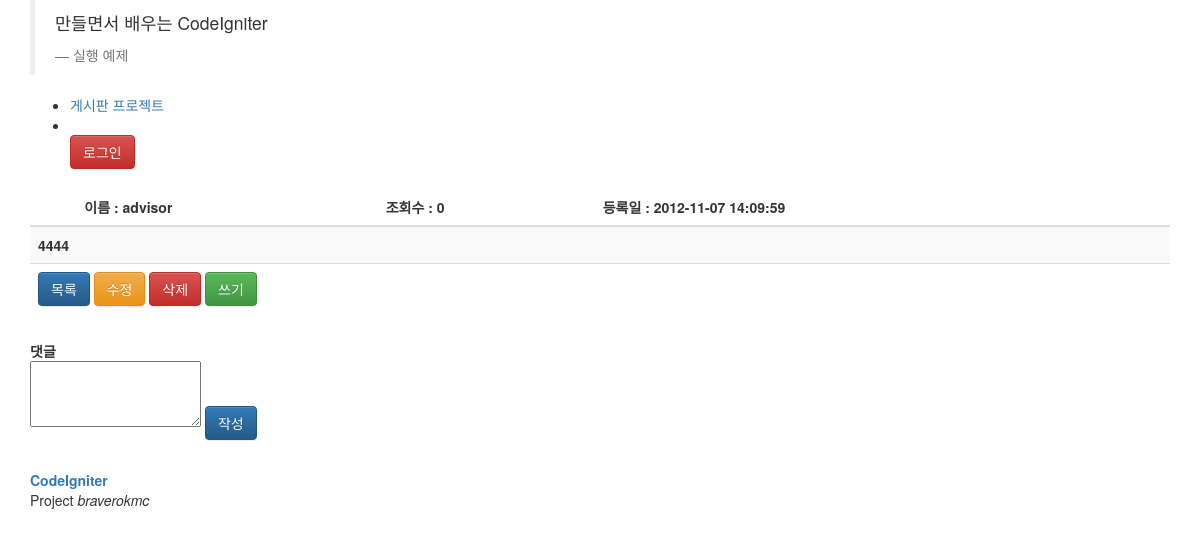
Screenshot of /board/view/25/ with the database file from the repository.
### tables this page shows
CREATE TABLE IF NOT EXISTS `ci_board` (
  `board_id` int(10) NOT NULL AUTO_INCREMENT,
  `board_pid` int(10) NOT NULL DEFAULT '0' COMMENT '원글번호',
  `user_id` varchar(20) NOT NULL COMMENT '작성자ID',
  `user_name` varchar(20) NOT NULL COMMENT '작성자이름',
  `subject` varchar(50) NOT NULL COMMENT '게시글제목',
  `contents` text NOT NULL COMMENT '게시글내용',
  `hits` int(10) NOT NULL DEFAULT '0' COMMENT '조회수',
  `reg_date` datetime NOT NULL COMMENT '등록일',
  PRIMARY KEY (`board_id`),
  KEY `board_pid` (`board_pid`)
);

### application/controllers/board.php (called while the page is built, shortened)
<?php defined('BASEPATH') OR exit('No direct script access allowed');
class Board extends CI_Controller {
	function __construct()
	{
		$this->load->model('board_m');
		$this->load->helper(array('url', 'date', 'form'));
	}
	public function _remap($method)
	{
		$this->load->view('header_v');
		if(method_exists($this, $method))
		{
			$this->{"{$method}"}();
		}
		$this->load->view('footer_v');
	}
	function view()
	{
		$data['views']=$this->board_m->get_view($this->uri->segment(3));
		$this->load->view('board/view_v', $data);
	}
}

### index.php (called while the page is built, shortened)
<?php
require_once BASEPATH.'core/CodeIgniter.php';

### application/models/board_m.php (called while the page is built, shortened)
<?php defined('BASEPATH') OR exit('No direct script access allowed');
class Board_m extends CI_Model
{
	function get_view($id)
	{
		$table="ci_board";
		$sql0="UPDATE ".$table." set hits = hits+1  where board_id =? ";
		$this->db->query($sql0, array($id));
		$sql=" Select * from ".$table." where board_id = ? ";
		$query=$this->db->query($sql, array($id));
		$result =$query->row();
		return $result;
	}
}

### application/views/board/view_v.php (the view, shortened to what this page needs)
	<article id="board_area">
		<table cellspacing="0" cellpadding="0" class="table table-striped">
			<thead>
				<tr>
					<th scope="col"><?php echo $views->subject;?></th>
					<th scope="col">이름 : <?php echo $views->user_name;?></th>
					<th scope="col">조회수 : <?php echo $views->hits;?></th>
					<th scope="col">등록일 : <?php echo $views->reg_date;?></th>
				</tr>
			</thead>
			<tbody>
				<tr>
					<th colspan="4">
						<?php echo $views->contents;?>
					</th>
				</tr>
			</tbody>
			<tfoot>
				<tr>
					<th colspan="4"><a href="/bbs/board/lists/<?php echo $this->uri->segment(3);?>/page/<?php echo $this->uri->segment(7);?>" class="btn btn-primary">목록</a>
					<a href="/todo/board/modify/board_id/<?php echo $this->uri->segment(3);?>/<?php echo $this->uri->segment(4);?>/page/<?php echo $this->uri->segment(6);?>" class="btn btn-warning">수정</a>
<a href="/todo/board/delete/board_id/<?php echo $this->uri->segment(3);?>/<?php echo $this->uri->segment(4);?>/page/<?php echo $this->uri->segment(6);?>" class="btn btn-danger">삭제</a>
				 <a href="/todo/board/write/<?php echo $this->uri->segment(3);?>/page/<?php echo $this->uri->segment(7);?>" class="btn btn-success">쓰기</a></th>
				</tr>
			</tfoot>
		</table>
		<form class="form-horizontal" method="post" action="/todo/board/write" name="com_add">
		  <fieldset>
		    <div class="control-group">
		      <label class="control-label" for="input01">댓글</label>
		      <div class="controls">
		        <textarea class="input-xlarge" id="input01" name="comment_contents" rows="3"></textarea>
				<input class="btn btn-primary" type="button" id="comment_add" value="작성">
		      </div>
		    </div>
		  </fieldset>
		</form>
	</article>

### rows the page displays
ci_board: user_name "advisor", hits "0", reg_date "2012-11-07 14:09:59", contents "4444"
